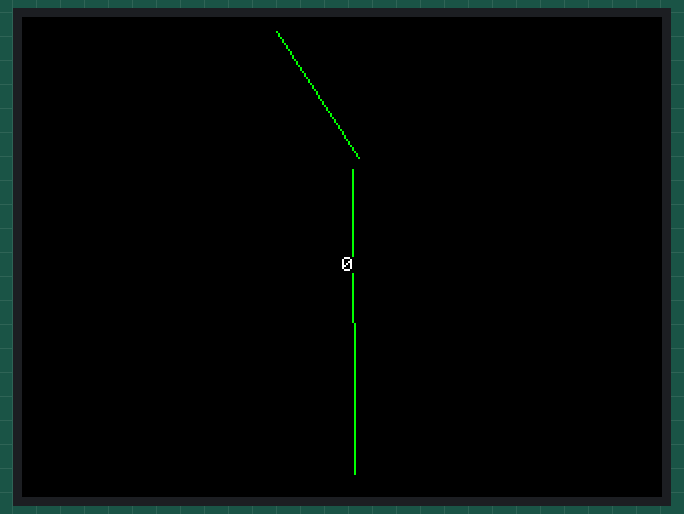
A sketch run on a simulated ESP32. Parts: 320×240 colour display. Random numbers use the default seed unless the sketch sets one.

Above: at 0.2 s.
At 4.5 s:
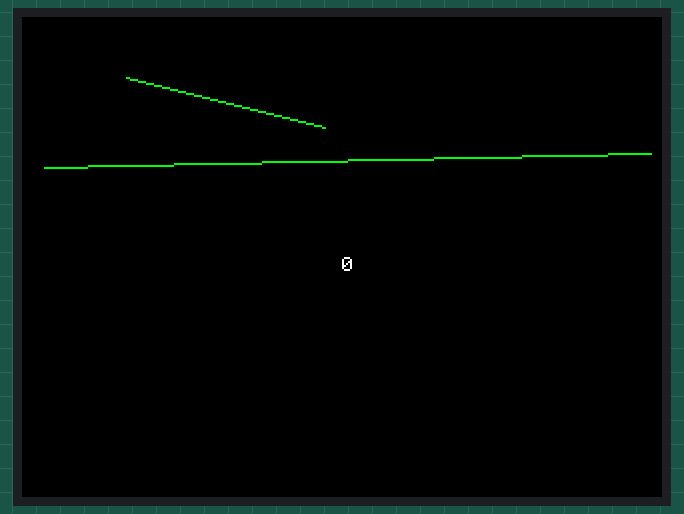
At 9.9 s:
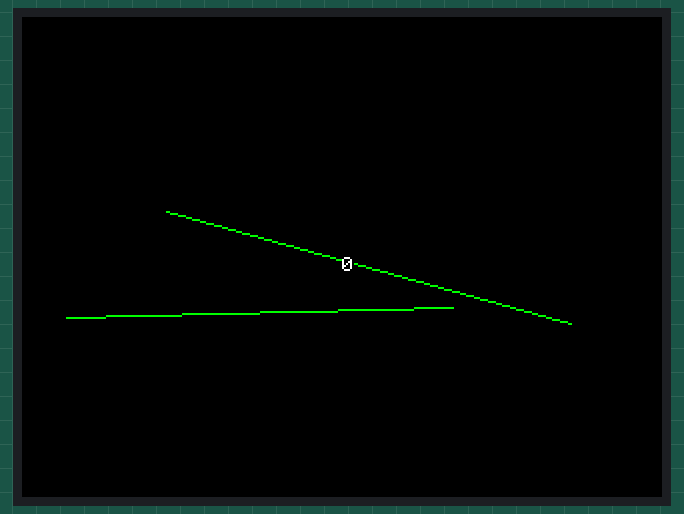
At 19.6 s:
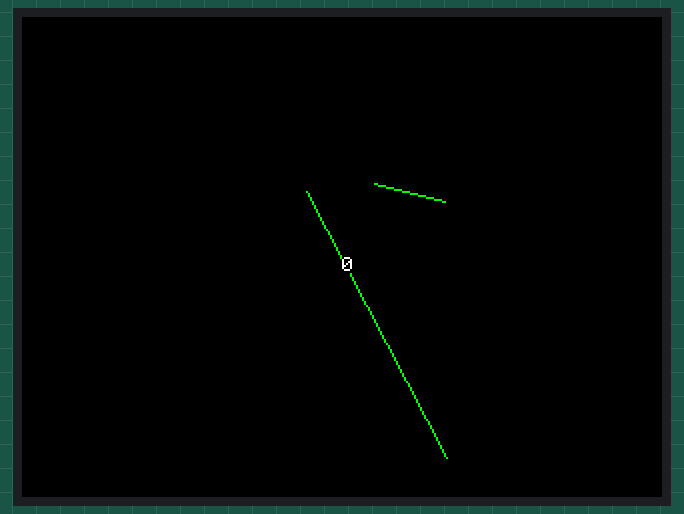
At 29.3 s:
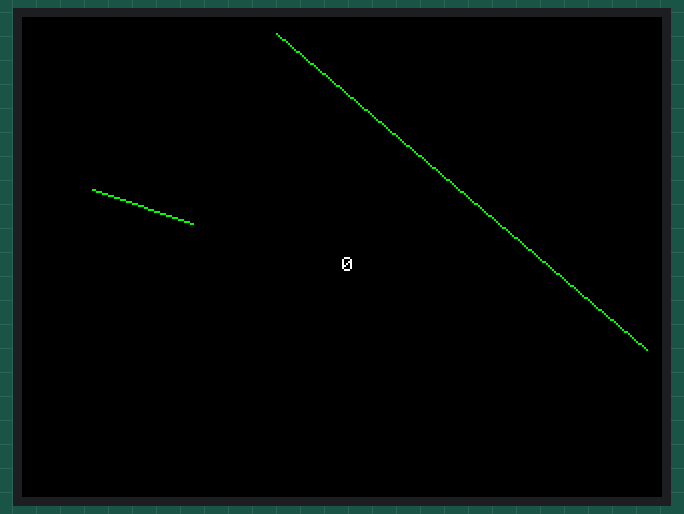
At 39.0 s:
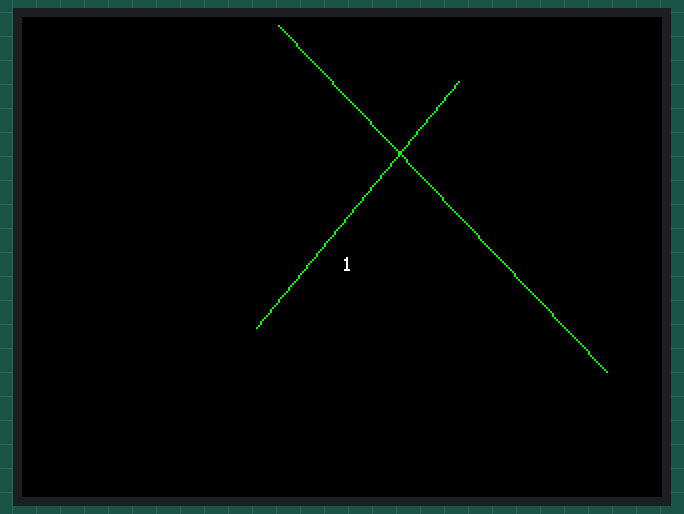

The sketch:

intersect.ino
```cpp
#include <M5Stack.h>
#include <Math.h>


struct point { float x, y; };
struct line  { struct point p1, p2; };

int ccw (struct point p0,
         struct point p1,
         struct point p2)
{
   float dx1,dx2,dy1,dy2;

   dx1 = p1.x-p0.x;
   dy1 = p1.y-p0.y;
   dx2 = p2.x-p0.x;
   dy2 = p2.y-p0.y;

   if (dx1*dy2 > dy1*dx2) return +1;
   if (dx1*dy2 < dy1*dx2) return -1;
   if ((dx1*dx2 < 0) || (dy1*dy2 < 0)) return -1;
   if ((dx1*dx1+dy1*dy1) < (dx2*dx2+dy2*dy2)) return +1;
   return 0;
}

int intersect(struct line l1,
              struct line l2)
{
   return ((ccw(l1.p1,l1.p2,l2.p1)*ccw(l1.p1,l1.p2,l2.p2)) <=0) &&
          ((ccw(l2.p1,l2.p2,l1.p1)*ccw(l2.p1,l2.p2,l1.p2)) <=0);
}

void setup() {
  M5.begin();
  // put your setup code here, to run once:

}

void loop() {
  // put your main code here, to run repeatedly:
  line l1;
  line l2;
  l1.p1.x = random(1,32000) /100;
  l1.p1.y = random(1,24000) /100;
  l1.p2.x = random(1,32000) /100;
  l1.p2.y = random(1,24000) /100;

  l2.p1.x = random(1,32000) /100;
  l2.p1.y = random(1,24000) /100;
  l2.p2.x = random(1,34000) /100;
  l2.p2.y = random(1,24000) /100;


  M5.Lcd.drawLine(round(l1.p1.x),round(l1.p1.y),round(l1.p2.x),round(l1.p2.y),GREEN);

  M5.Lcd.drawLine(round(l2.p1.x),round(l2.p1.y),round(l2.p2.x),round(l2.p2.y),GREEN);


  M5.Lcd.setCursor(160,120);
  M5.Lcd.print(intersect(l1,l2));
  delay(1000);
  M5.Lcd.clear();
}
```

Measured:
- what the display in image 1 shows lasts 1.0 s, from 4.5 s to 5.5 s
